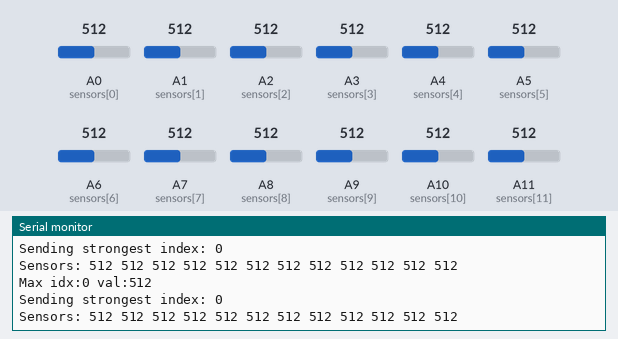
This sketch was run on a simulated Arduino Mega 2560, built with avr-gcc and run on an emulated ATmega2560. Parts: the last lines printed to the serial monitor. The inputs (shaded band) are chosen by the test bench; at power-on: A1 (sensors[1]) = 512, A0 (sensors[0]) = 512, A2 (sensors[2]) = 512, A3 (sensors[3]) = 512, A4 (sensors[4]) = 512, A5 (sensors[5]) = 512, A6 (sensors[6]) = 512, A7 (sensors[7]) = 512, A8 (sensors[8]) = 512, A9 (sensors[9]) = 512, A10 (sensors[10]) = 512, A11 (sensors[11]) = 512.

Above: at 1.3 s.
1.4 s: A1 (sensors[1]) set to 716
At 2.2 s:
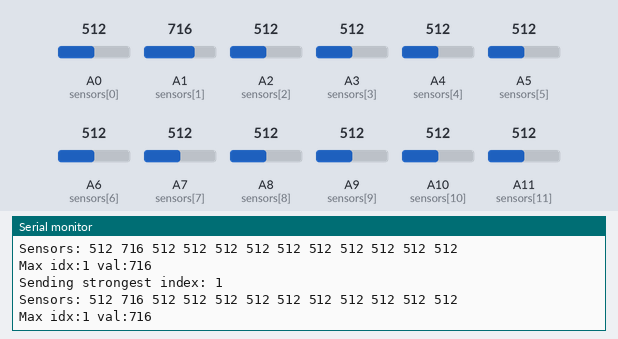
2.9 s: A0 (sensors[0]) set to 716
At 3.8 s:
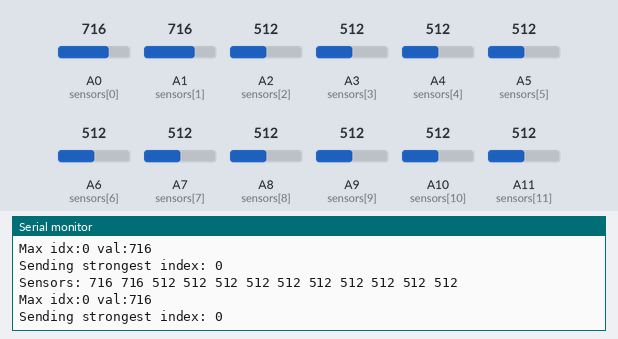
4.4 s: A2 (sensors[2]) set to 716
At 5.2 s:
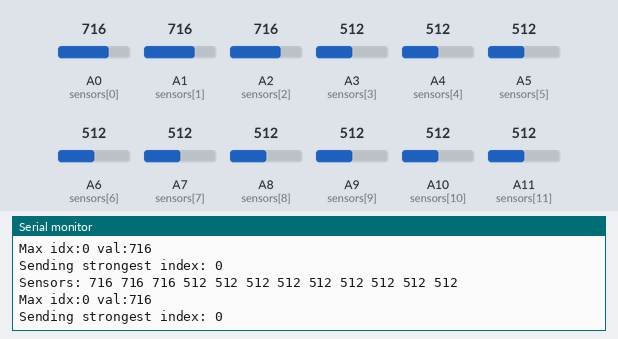
5.9 s: A3 (sensors[3]) set to 716
At 6.9 s:
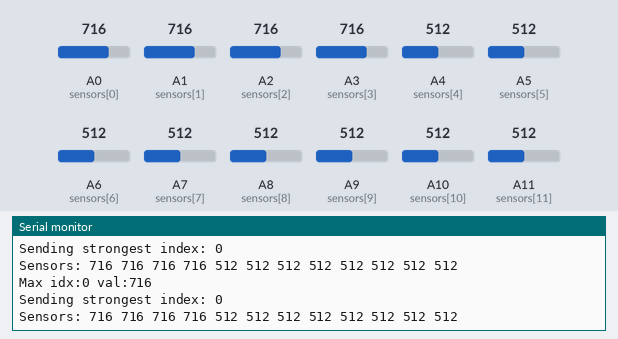
7.4 s: A4 (sensors[4]) set to 716
At 8.5 s:
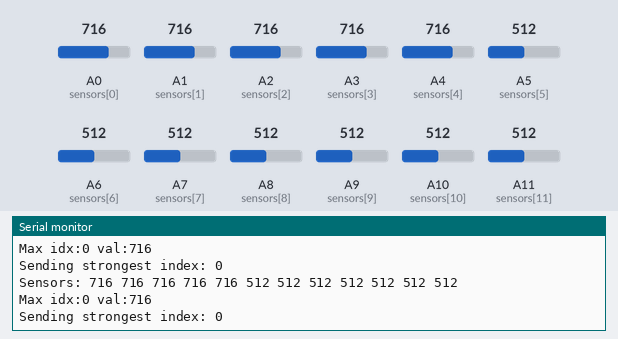
8.9 s: A5 (sensors[5]) set to 716
At 9.6 s:
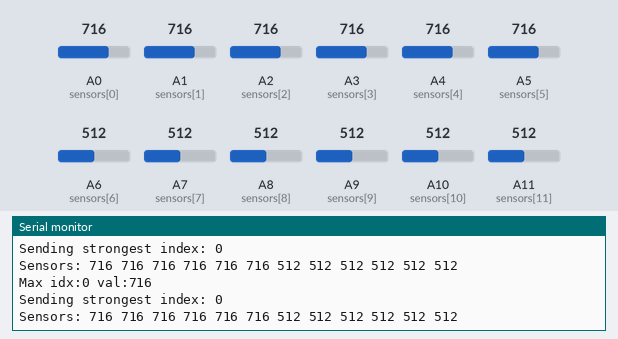
Timing chart, 0 to 11.4 s (numbered marks = the images above; inputs shaded):
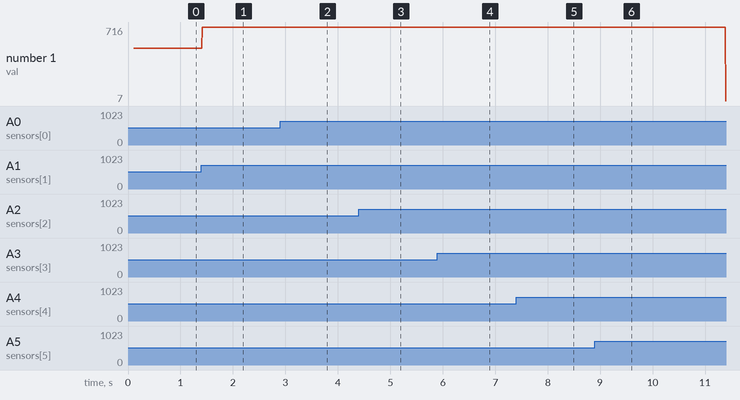

The sketch:

IR_Seeker_Slave_raw_response.ino
```cpp
/*
  IR_Seeker_Slave_raw_response.ino (UART Version)
  Arduino Micro IR Sensor Processor

  Reads 12 analog IR sensors and transmits readings over UART to the Uno main controller.
  Uses binary protocol for compact, high-speed transmission.

  Hardware:
  - 12 analog IR sensors on pins A0-A11
  - TX pin sends to Uno RX via SoftwareSerial at 115200 baud
  - Common GND with Uno

  Protocol:
  - Continuously reads all 12 sensors (10-bit values: 0-1023)
  - Sends 24-byte packets  (2 bytes per sensor: high byte, low byte)
  - Packet repeats ~100-200 times per second (5-10ms delay)
  - Binary format: [S0_H, S0_L, S1_H, S1_L, ..., S11_H, S11_L]
*/

// Define analog pins for the 12 IR sensors
const int sensors[12] = {A0, A1, A2, A3, A4, A5, A6, A7, A8, A9, A10, A11};

// Buffer for sensor readings (10-bit values)
uint16_t sensorReadings[12];

void setup() {
  // Initialize hardware UART (Serial1) for TX to Uno at 115200 baud
  // On Arduino Micro, `Serial` is USB CDC; `Serial1` is the UART on TX/RX pins (D0/D1).
  Serial1.begin(115200);

  // Also open USB Serial for local debugging so we can see what bytes are sent
  Serial.begin(115200);
  // Optional: brief initialization indicator
  delay(100);
}

// Minimum sensor value to consider "ball detected"
const int SENSOR_THRESHOLD = 50;

// Enable detailed sensor prints to USB Serial for debugging
#define DEBUG_PRINT_SENSORS 1

// Set to 1 to send an ASCII debug string over Serial1 in addition to the
// single-byte packet. Useful when the receiver or monitor shows garbled
// characters — ASCII mode helps confirm wiring/baud. Set to 0 for normal
// single-byte operation.
#define ASCII_DEBUG_TX 1

void loop() {
  // Read all 12 analog sensors
  readAllSensors();

  // Determine strongest sensor index (0-11), or 255 if none above threshold
  byte strongest = findStrongestSensor();

#if DEBUG_PRINT_SENSORS
  // Print all 12 raw readings for diagnosis
  Serial.print("Sensors:");
  for (int i = 0; i < 12; i++) {
    Serial.print(' ');
    Serial.print(sensorReadings[i]);
  }
  Serial.println();
  if (strongest == 255) {
    Serial.println("Max: none");
  } else {
    Serial.print("Max idx:"); Serial.print(strongest);
    Serial.print(" val:"); Serial.println(sensorReadings[strongest]);
  }
#endif

  // Send single-byte strongest sensor index to Uno over hardware UART
  Serial1.write(strongest);

  // Optional: also send ASCII debug text so a serial monitor can show readable
  // values even when troubleshooting. This can be turned off for runtime use.
#if ASCII_DEBUG_TX
  Serial1.print("IDX:");
  if (strongest == 255) {
    Serial1.println("none");
  } else {
    Serial1.println(strongest);
  }
#endif

  // Also print to USB Serial for debug (helps confirm Micro is transmitting)
  if (Serial)
  {
    if (strongest == 255) {
      Serial.println("Sending: none (255)");
    } else {
      Serial.print("Sending strongest index: ");
      Serial.println(strongest);
    }
  }

  // Small delay to control update rate (~10ms)
  delay(10);
}

/*
  readAllSensors()
  Reads all 12 analog IR sensors and stores values in sensorReadings array.
  Each value is a 10-bit integer (0-1023).
*/
void readAllSensors() {
  for (int i = 0; i < 12; i++) {
    sensorReadings[i] = analogRead(sensors[i]);
  }
}

/*
  transmitSensorPacket()
  Sends all 12 sensor readings as a 24-byte binary packet.

  Packet format:
  Byte 0-1:   Sensor 0 (high byte, low byte)
  Byte 2-3:   Sensor 1 (high byte, low byte)
  ...
  Byte 22-23: Sensor 11 (high byte, low byte)

  Each 10-bit value is transmitted as 2 bytes:
  - High byte contains bits 8-9 (plus 6 unused bits set to 0)
  - Low byte contains bits 0-7
*/
// legacy: transmitSensorPacket() removed — now sending only strongest sensor index

// Returns the index (0-11) of the sensor with the highest reading above threshold,
// or 255 if no sensor exceeds the threshold.
byte findStrongestSensor() {
  uint16_t maxValue = SENSOR_THRESHOLD;
  byte maxIndex = 255;

  for (int i = 0; i < 12; i++) {
    if (sensorReadings[i] > maxValue) {
      maxValue = sensorReadings[i];
      maxIndex = i;
    }
  }

  return maxIndex;
}
```

Measured:
- after the input at 1.4 s, the serial monitor: prints a new line at once (image 1)
- after the input at 2.9 s, the serial monitor: prints a new line at once (image 2)
- after the input at 4.4 s, the serial monitor: prints a new line at once (image 3)
- after the input at 5.9 s, the serial monitor: prints a new line at once (image 4)
- after the input at 7.4 s, the serial monitor: prints a new line at once (image 5)
- after the input at 8.9 s, the serial monitor: prints a new line at once (image 6)
- plotted number 1: 512 → 716 after the input at 1.4 s
